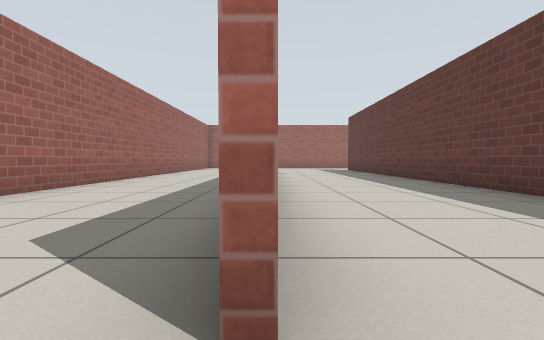
[1] (above)

17 first-person views from a walk through a robot-simulator world made for Gazebo. The camera is 0.5 m above the floor, tilts 2° down and sees 85° across. The floor is counted in squares, 1 m on a side. Each view is taken from the middle of a square. On the plan, view 1 faces up. The plan holds only what a view shows up to about 9 squares ahead; the rest is blank. Simple patterns stand in for the simulator's built-in surfaces.

[2]
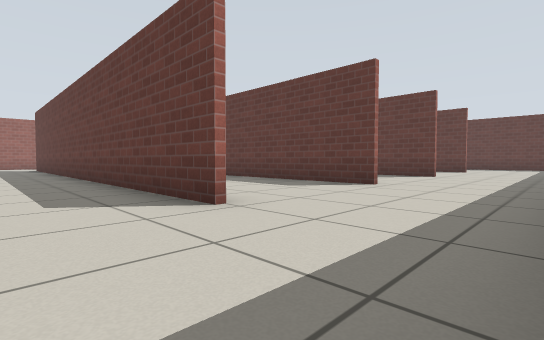

[3]
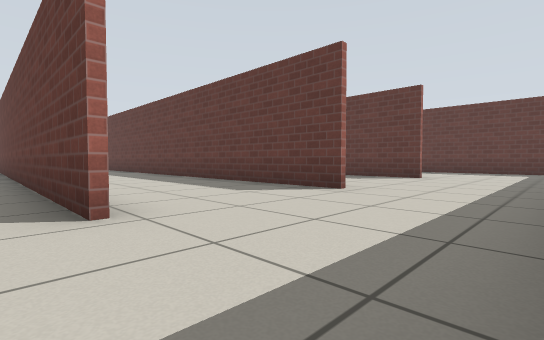

[4]
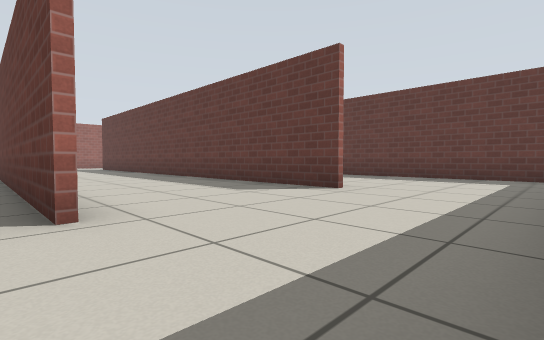

[5]
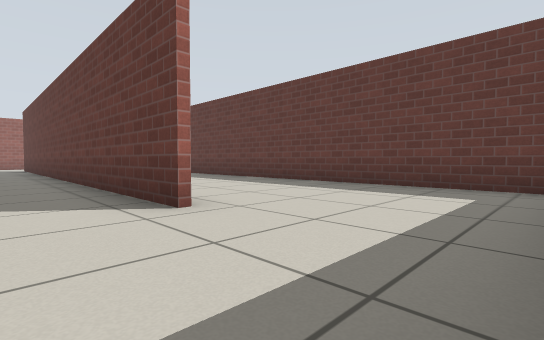

[6]
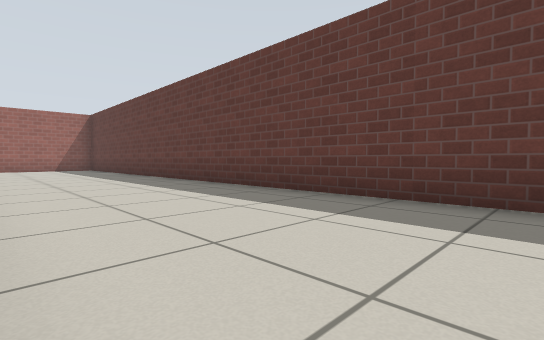

[7]
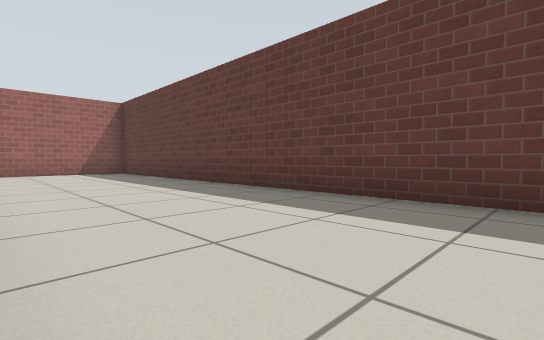

[8]
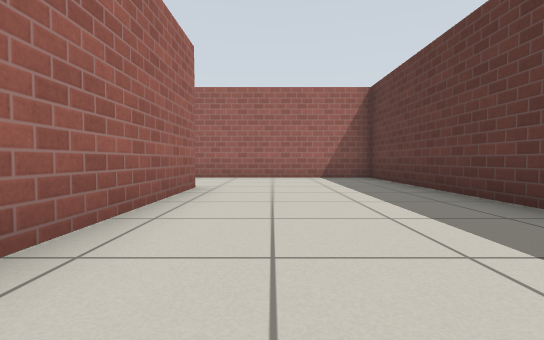

[9]
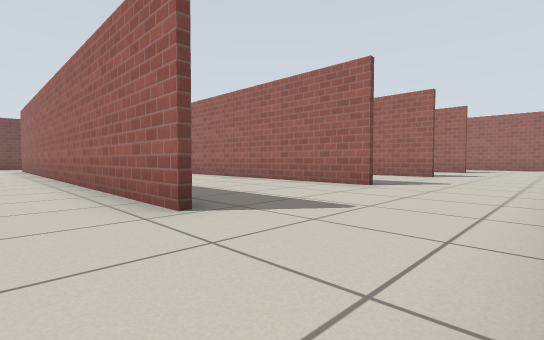

[10]
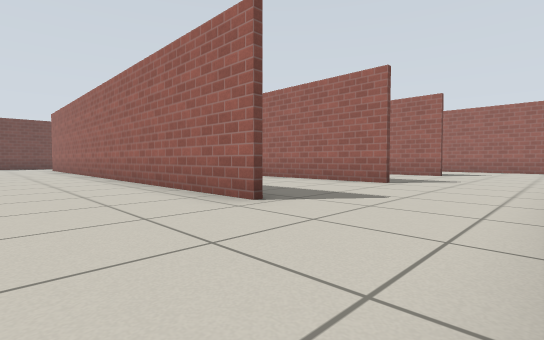

[11]
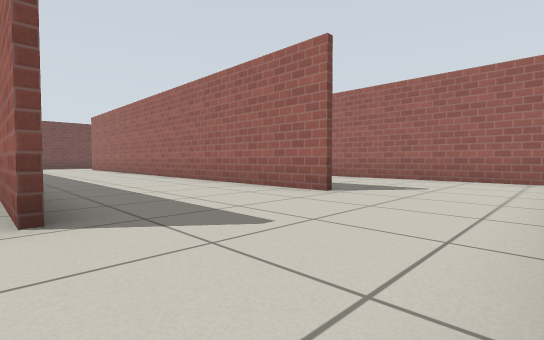

[12]
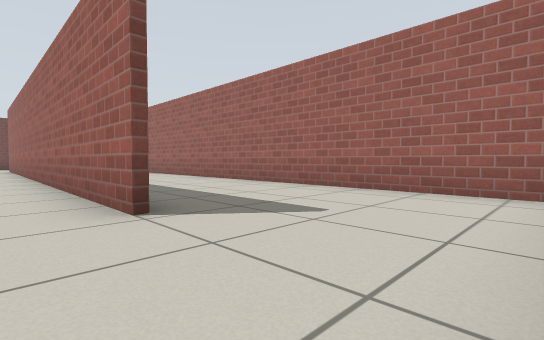

[13]
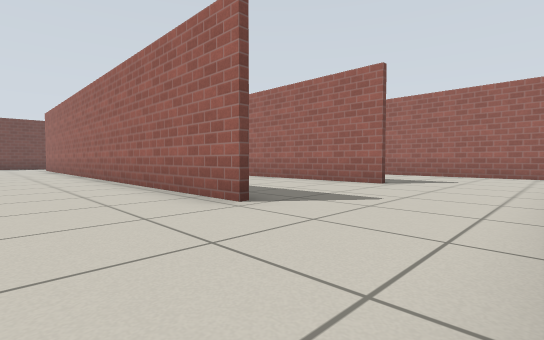

[14]
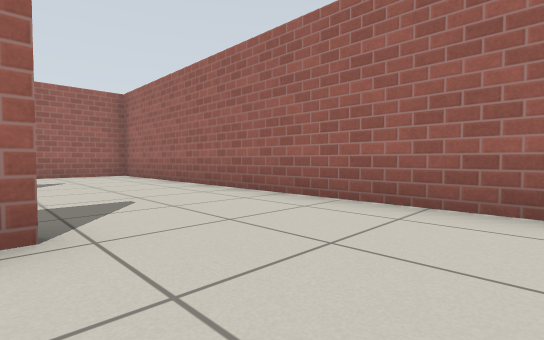

[15]
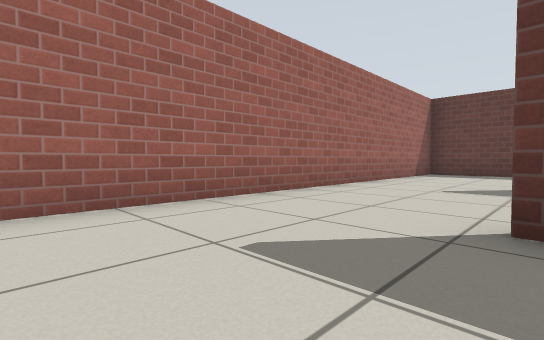

[16]
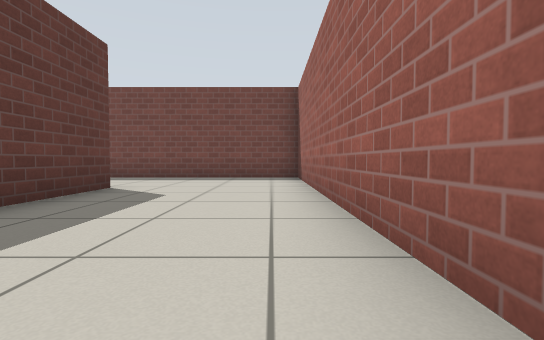

[17]
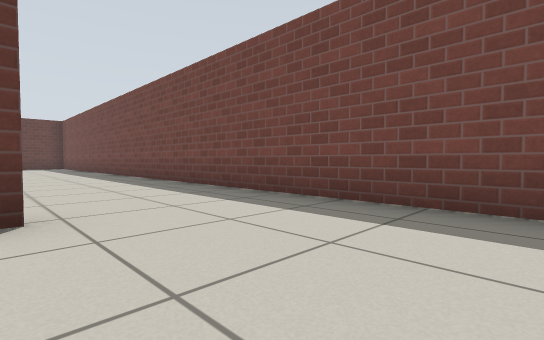

### Floor plan
Points are (right, up) in squares from view 1. A wall is a line through its corners. A room is listed if a view was taken in it or the views show most of it. See-through windows are left out.
Room 1 (views 1, 2, 3, 4, 5, 6, 7, 8, 9, 10, 11, 12, 13, 14, 15, 16, 17)
walls: (7.6, 14.4) (7.6, 6.6); (3.8, 14.4) (3.8, 6.4); (7.4, 0.6) (7.4, 7.7); (3.7, 0.6) (3.7, 10.1); (11.6, 14.4) (11.6, 5.5); (0, 14.4) (0, 5.1); (11.5, 0.7) (11.5, 9.4); (-0.1, 0.7) (-0.1, 9); (15.7, -1.9) (15.7, 17.3) (-3.7, 17.3) (-3.7, -2.3) (6.5, -2.3)

Where each view was taken, in squares from view 1:
view 1: 0 up, 0 right, facing up
view 2: 2 down, 2 left, facing up-right
view 3: 2 down, 3 right, facing up-right
view 4: 2 down, 7 right, facing up-right
view 5: 2 down, 10 right, facing up-right
view 6: 2 up, 12 right, facing up-right
view 7: 6 up, 12 right, facing up-right
view 8: 9 up, 13 right, facing up
view 9: 17 up, 13 right, facing down-left
view 10: 17 up, 10 right, facing down-left
view 11: 17 up, 4 right, facing down-left
view 12: 17 up, 1 right, facing down-left
view 13: 17 up, 6 right, facing down-left
view 14: 14 up, 6 right, facing up-left
view 15: 14 up, 5 right, facing up-right
view 16: 6 up, 3 left, facing down
view 17: 1 up, 3 left, facing down-right
